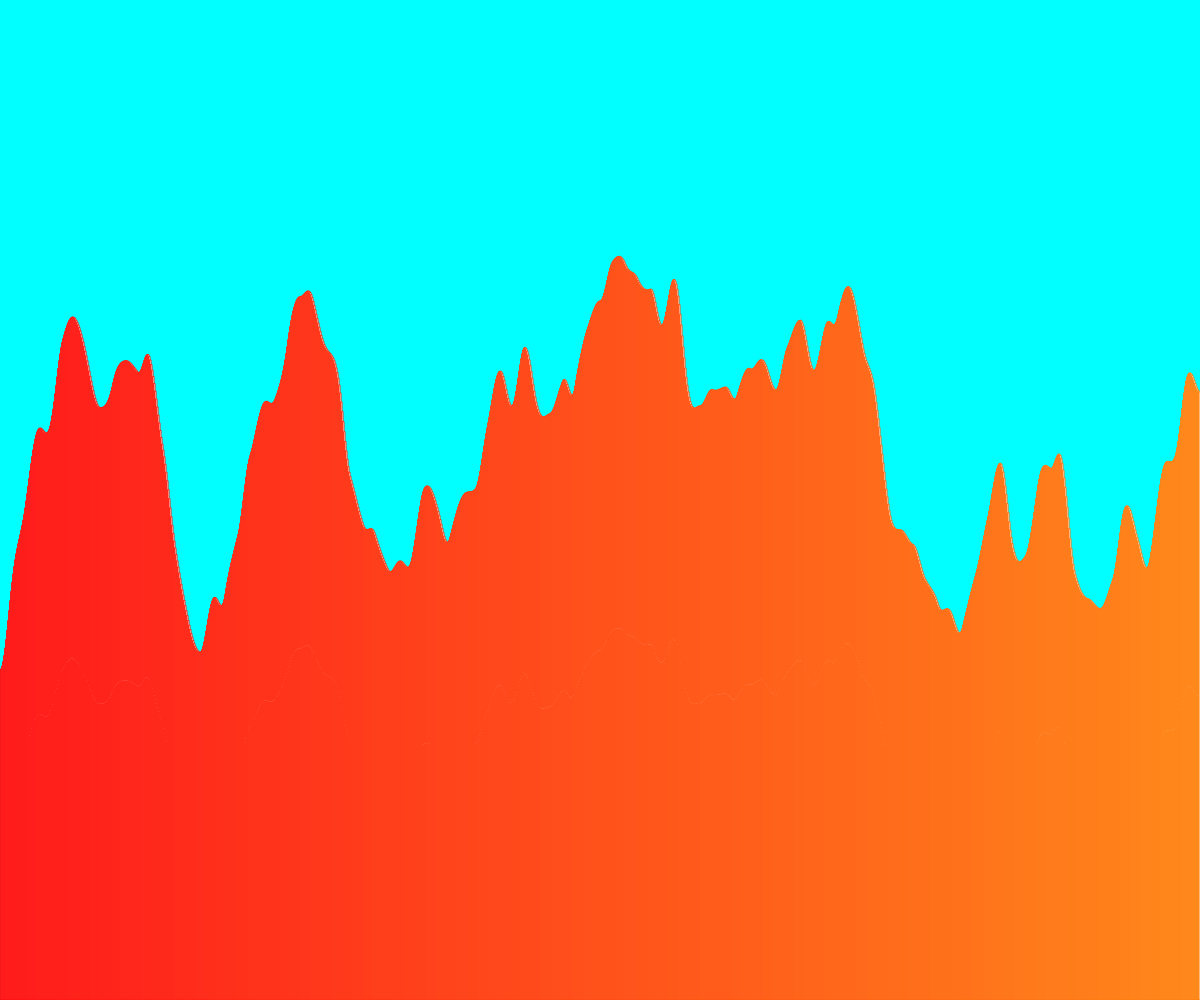
Frame 1 (no input)
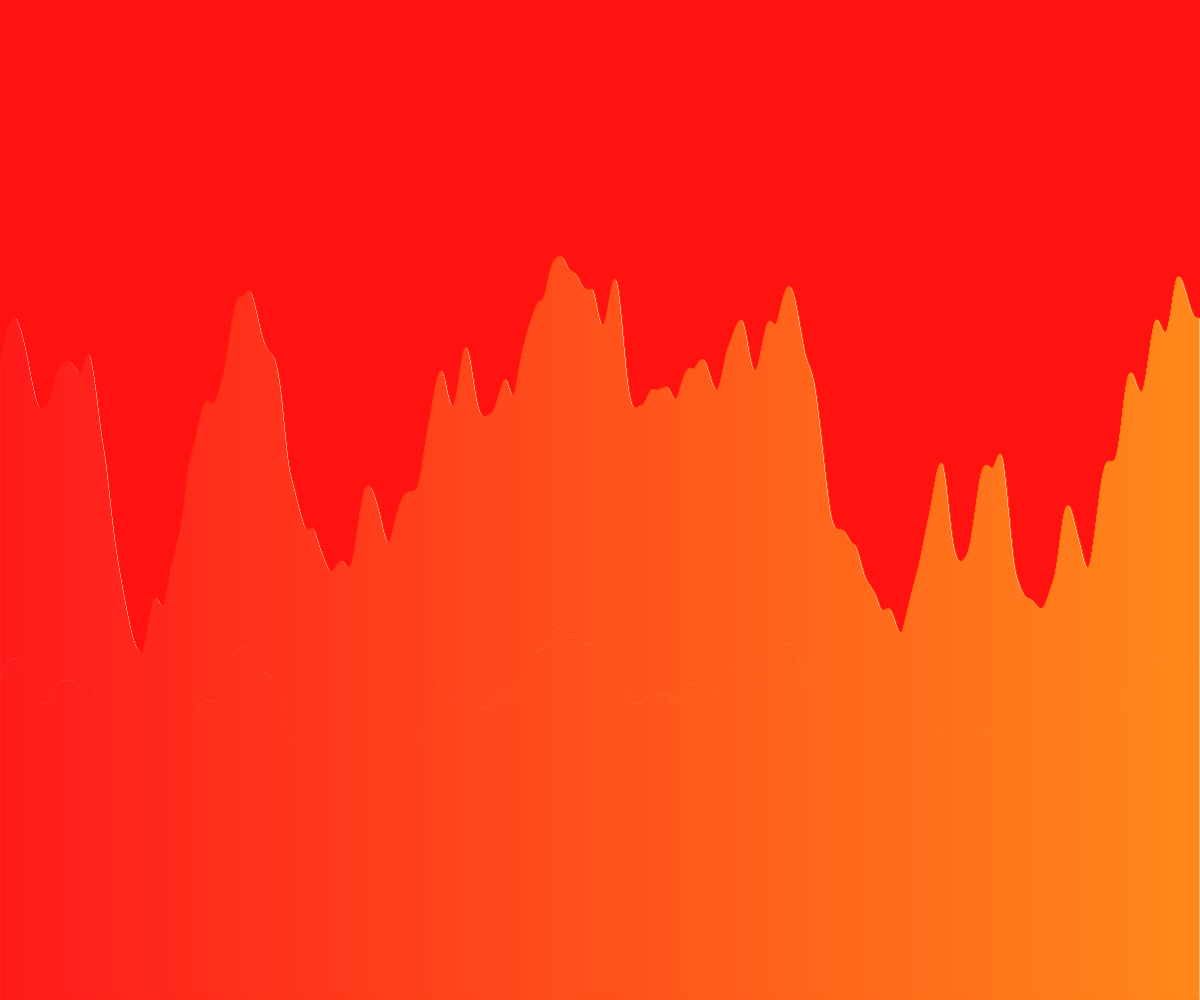
Frame 60 (no input)
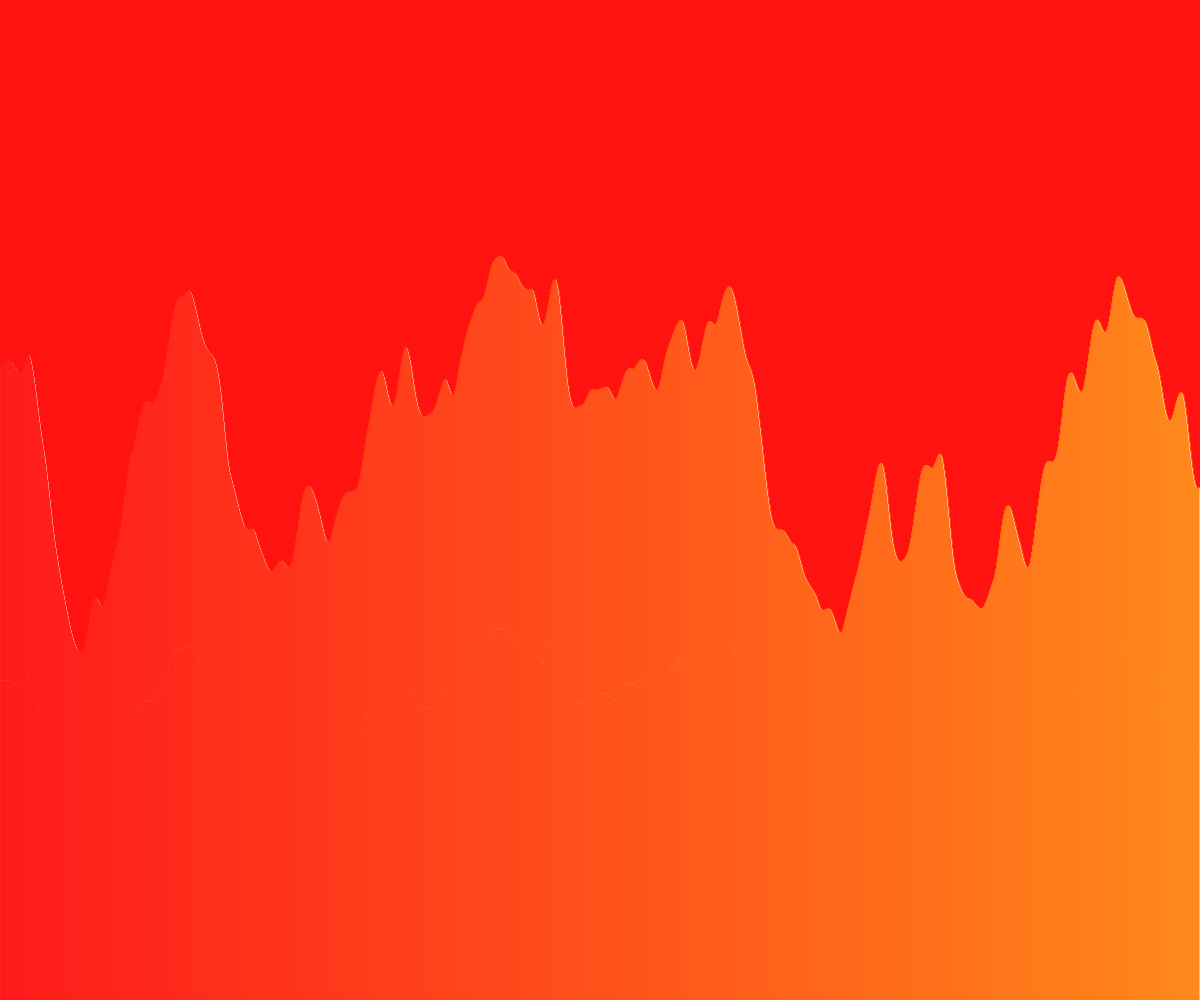
Frame 120 (the mouse pressed at the canvas centre since frame 60)

The p5.js sketch that drew these frames (run headless with seeded random() and noise() and a simulated clock; from frame 60 on, the mouse is pressed at the canvas centre):

// p5.js sketch
// ── sketch.js
// terrain
// Zara Goldney
// April 10


let tWidth = 1;
let start = 0;


function setup() {
  createCanvas(windowWidth, windowHeight);
  rectMode(CORNERS);
}

function drawTerrain(){
  colorMode(HSB, 300);
  let xOff = start;
  let highest = height;
  let highestX = 0;
  for(let x = 0; x < width ; x += tWidth){
    let currentHeight = noise(xOff) * height;
    rect(x, noise(xOff) *height, x + tWidth, height);
    xOff += 0.01;
    stroke(x/50 % 300, 280, 330);
  }
  start += 0.01;
}

function draw() {
  let x = 1;
  background(x/2 % 300, 280, 330);
  drawTerrain();
  
}
